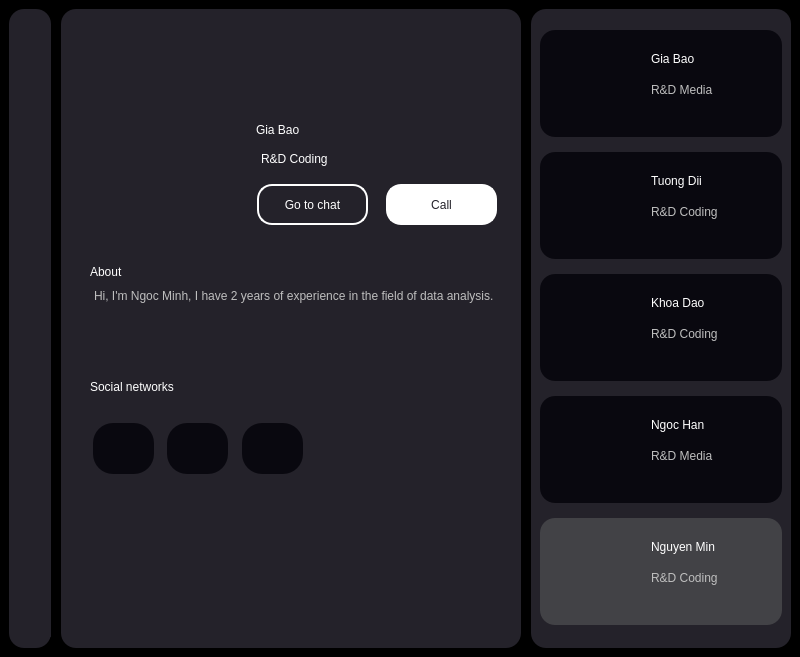
<?xml version="1.0" encoding="UTF-8"?>
<ui version="4.0">
 <class>MainWindow</class>
 <widget class="QMainWindow" name="MainWindow">
  <property name="geometry">
   <rect>
    <x>0</x>
    <y>0</y>
    <width>800</width>
    <height>657</height>
   </rect>
  </property>
  <property name="windowTitle">
   <string>MainWindow</string>
  </property>
  <widget class="QWidget" name="centralwidget">
   <property name="styleSheet">
    <string notr="true">background-color: black;</string>
   </property>
   <layout class="QHBoxLayout" name="horizontalLayout">
    <property name="spacing">
     <number>10</number>
    </property>
    <item>
     <widget class="QWidget" name="widget" native="true">
      <property name="minimumSize">
       <size>
        <width>42</width>
        <height>0</height>
       </size>
      </property>
      <property name="maximumSize">
       <size>
        <width>42</width>
        <height>16777215</height>
       </size>
      </property>
      <property name="styleSheet">
       <string notr="true">background-color: #24222A;
border-radius: 15px;</string>
      </property>
      <layout class="QVBoxLayout" name="verticalLayout">
       <item>
        <widget class="QWidget" name="widget_4" native="true">
         <widget class="QLabel" name="label_7">
          <property name="geometry">
           <rect>
            <x>0</x>
            <y>10</y>
            <width>20</width>
            <height>20</height>
           </rect>
          </property>
          <property name="text">
           <string/>
          </property>
          <property name="pixmap">
           <pixmap>img/icons8-home-30.png</pixmap>
          </property>
          <property name="scaledContents">
           <bool>true</bool>
          </property>
         </widget>
         <widget class="QLabel" name="label_8">
          <property name="geometry">
           <rect>
            <x>0</x>
            <y>40</y>
            <width>20</width>
            <height>20</height>
           </rect>
          </property>
          <property name="text">
           <string/>
          </property>
          <property name="pixmap">
           <pixmap>img/icons8-images-folder-48.png</pixmap>
          </property>
          <property name="scaledContents">
           <bool>true</bool>
          </property>
         </widget>
         <widget class="QLabel" name="label_9">
          <property name="geometry">
           <rect>
            <x>1</x>
            <y>70</y>
            <width>20</width>
            <height>20</height>
           </rect>
          </property>
          <property name="text">
           <string/>
          </property>
          <property name="pixmap">
           <pixmap>img/icons8-friends-48.png</pixmap>
          </property>
          <property name="scaledContents">
           <bool>true</bool>
          </property>
         </widget>
        </widget>
       </item>
       <item>
        <widget class="QWidget" name="widget_5" native="true">
         <property name="minimumSize">
          <size>
           <width>40</width>
           <height>40</height>
          </size>
         </property>
         <property name="maximumSize">
          <size>
           <width>40</width>
           <height>40</height>
          </size>
         </property>
         <widget class="QLabel" name="label_6">
          <property name="geometry">
           <rect>
            <x>2</x>
            <y>16</y>
            <width>20</width>
            <height>20</height>
           </rect>
          </property>
          <property name="text">
           <string/>
          </property>
          <property name="pixmap">
           <pixmap>img/icons8-qr-64.png</pixmap>
          </property>
          <property name="scaledContents">
           <bool>true</bool>
          </property>
         </widget>
        </widget>
       </item>
      </layout>
     </widget>
    </item>
    <item>
     <widget class="QWidget" name="widget_2" native="true">
      <property name="styleSheet">
       <string notr="true">background-color: #24222A;
border-radius: 15px;</string>
      </property>
      <layout class="QVBoxLayout" name="verticalLayout_3">
       <property name="leftMargin">
        <number>20</number>
       </property>
       <item>
        <widget class="QWidget" name="widget_6" native="true">
         <property name="minimumSize">
          <size>
           <width>0</width>
           <height>80</height>
          </size>
         </property>
         <property name="maximumSize">
          <size>
           <width>16777215</width>
           <height>80</height>
          </size>
         </property>
         <widget class="QPushButton" name="btn_back">
          <property name="geometry">
           <rect>
            <x>0</x>
            <y>19</y>
            <width>75</width>
            <height>24</height>
           </rect>
          </property>
          <property name="cursor">
           <cursorShape>PointingHandCursor</cursorShape>
          </property>
          <property name="text">
           <string/>
          </property>
          <property name="icon">
           <iconset>
            <normaloff>img/icons8-left-arrow-50.png</normaloff>img/icons8-left-arrow-50.png</iconset>
          </property>
          <property name="iconSize">
           <size>
            <width>30</width>
            <height>30</height>
           </size>
          </property>
         </widget>
        </widget>
       </item>
       <item>
        <widget class="QWidget" name="widget_7" native="true">
         <property name="minimumSize">
          <size>
           <width>0</width>
           <height>140</height>
          </size>
         </property>
         <property name="maximumSize">
          <size>
           <width>16777215</width>
           <height>140</height>
          </size>
         </property>
         <layout class="QHBoxLayout" name="horizontalLayout_2">
          <property name="topMargin">
           <number>0</number>
          </property>
          <property name="bottomMargin">
           <number>0</number>
          </property>
          <item>
           <widget class="QWidget" name="widget_11" native="true">
            <property name="minimumSize">
             <size>
              <width>160</width>
              <height>0</height>
             </size>
            </property>
            <property name="maximumSize">
             <size>
              <width>160</width>
              <height>16777215</height>
             </size>
            </property>
            <widget class="QLabel" name="label_60">
             <property name="geometry">
              <rect>
               <x>0</x>
               <y>-3</y>
               <width>130</width>
               <height>120</height>
              </rect>
             </property>
             <property name="text">
              <string/>
             </property>
             <property name="pixmap">
              <pixmap>img/Minh.png</pixmap>
             </property>
             <property name="scaledContents">
              <bool>true</bool>
             </property>
            </widget>
           </widget>
          </item>
          <item>
           <widget class="QWidget" name="widget_12" native="true">
            <widget class="QLabel" name="label_61">
             <property name="geometry">
              <rect>
               <x>0</x>
               <y>10</y>
               <width>111</width>
               <height>31</height>
              </rect>
             </property>
             <property name="styleSheet">
              <string notr="true">font: 700 16pt &quot;Arial&quot;;
color: #ffffff;</string>
             </property>
             <property name="text">
              <string>Gia Bao</string>
             </property>
            </widget>
            <widget class="QLabel" name="label_62">
             <property name="enabled">
              <bool>true</bool>
             </property>
             <property name="geometry">
              <rect>
               <x>5</x>
               <y>45</y>
               <width>91</width>
               <height>20</height>
              </rect>
             </property>
             <property name="styleSheet">
              <string notr="true">font: 700 10pt &quot;Arial&quot;;
color: #ffffff;
</string>
             </property>
             <property name="text">
              <string>R&amp;D Coding</string>
             </property>
            </widget>
            <widget class="QPushButton" name="pushButton">
             <property name="geometry">
              <rect>
               <x>1</x>
               <y>80</y>
               <width>111</width>
               <height>41</height>
              </rect>
             </property>
             <property name="styleSheet">
              <string notr="true">border: 2px solid #ffffff;
font: 12pt &quot;Arial&quot;;
color: #ffffff;</string>
             </property>
             <property name="text">
              <string>Go to chat</string>
             </property>
            </widget>
            <widget class="QPushButton" name="pushButton_2">
             <property name="geometry">
              <rect>
               <x>130</x>
               <y>80</y>
               <width>111</width>
               <height>41</height>
              </rect>
             </property>
             <property name="styleSheet">
              <string notr="true">border: 2px solid #ffffff;
background-color: #ffffff;
font: 12pt &quot;Arial&quot;;
color: #24222A;</string>
             </property>
             <property name="text">
              <string>Call</string>
             </property>
            </widget>
           </widget>
          </item>
         </layout>
        </widget>
       </item>
       <item>
        <widget class="QWidget" name="widget_10" native="true">
         <property name="minimumSize">
          <size>
           <width>0</width>
           <height>100</height>
          </size>
         </property>
         <property name="maximumSize">
          <size>
           <width>16777215</width>
           <height>100</height>
          </size>
         </property>
         <layout class="QVBoxLayout" name="verticalLayout_4">
          <property name="topMargin">
           <number>15</number>
          </property>
          <item>
           <widget class="QLabel" name="label_66">
            <property name="enabled">
             <bool>true</bool>
            </property>
            <property name="styleSheet">
             <string notr="true">font: 700 15pt &quot;Arial&quot;;
color: #ffffff;</string>
            </property>
            <property name="text">
             <string>About</string>
            </property>
           </widget>
          </item>
          <item>
           <widget class="QPlainTextEdit" name="plainTextEdit">
            <property name="enabled">
             <bool>false</bool>
            </property>
            <property name="plainText">
             <string>Hi, I'm Ngoc Minh, I have 2 years of experience in the field of data analysis.</string>
            </property>
           </widget>
          </item>
         </layout>
        </widget>
       </item>
       <item>
        <widget class="QWidget" name="widget_8" native="true">
         <property name="minimumSize">
          <size>
           <width>0</width>
           <height>130</height>
          </size>
         </property>
         <property name="maximumSize">
          <size>
           <width>16777215</width>
           <height>130</height>
          </size>
         </property>
         <layout class="QVBoxLayout" name="verticalLayout_5">
          <property name="spacing">
           <number>0</number>
          </property>
          <property name="topMargin">
           <number>0</number>
          </property>
          <item>
           <widget class="QLabel" name="label_67">
            <property name="enabled">
             <bool>true</bool>
            </property>
            <property name="styleSheet">
             <string notr="true">font: 700 15pt &quot;Arial&quot;;
color: #ffffff;</string>
            </property>
            <property name="text">
             <string>Social networks</string>
            </property>
           </widget>
          </item>
          <item>
           <widget class="QWidget" name="widget_13" native="true">
            <property name="layoutDirection">
             <enum>Qt::LeftToRight</enum>
            </property>
            <widget class="QGraphicsView" name="graphicsView_6">
             <property name="geometry">
              <rect>
               <x>77</x>
               <y>6</y>
               <width>61</width>
               <height>51</height>
              </rect>
             </property>
             <property name="minimumSize">
              <size>
               <width>61</width>
               <height>51</height>
              </size>
             </property>
             <property name="maximumSize">
              <size>
               <width>61</width>
               <height>51</height>
              </size>
             </property>
             <property name="styleSheet">
              <string notr="true">border-radius: 20px;
background-color: #09080F;</string>
             </property>
            </widget>
            <widget class="QGraphicsView" name="graphicsView_7">
             <property name="geometry">
              <rect>
               <x>152</x>
               <y>6</y>
               <width>61</width>
               <height>51</height>
              </rect>
             </property>
             <property name="minimumSize">
              <size>
               <width>61</width>
               <height>51</height>
              </size>
             </property>
             <property name="maximumSize">
              <size>
               <width>61</width>
               <height>51</height>
              </size>
             </property>
             <property name="styleSheet">
              <string notr="true">border-radius: 20px;
background-color: #09080F;</string>
             </property>
            </widget>
            <widget class="QGraphicsView" name="graphicsView_5">
             <property name="geometry">
              <rect>
               <x>3</x>
               <y>6</y>
               <width>61</width>
               <height>51</height>
              </rect>
             </property>
             <property name="minimumSize">
              <size>
               <width>61</width>
               <height>51</height>
              </size>
             </property>
             <property name="maximumSize">
              <size>
               <width>61</width>
               <height>51</height>
              </size>
             </property>
             <property name="styleSheet">
              <string notr="true">border-radius: 20px;
background-color: #09080F;</string>
             </property>
            </widget>
            <widget class="QLabel" name="label_2">
             <property name="geometry">
              <rect>
               <x>20</x>
               <y>18</y>
               <width>25</width>
               <height>25</height>
              </rect>
             </property>
             <property name="styleSheet">
              <string notr="true">background-color: #09080F;</string>
             </property>
             <property name="text">
              <string/>
             </property>
             <property name="pixmap">
              <pixmap>img/facebook.png</pixmap>
             </property>
             <property name="scaledContents">
              <bool>true</bool>
             </property>
            </widget>
            <widget class="QLabel" name="label_3">
             <property name="geometry">
              <rect>
               <x>95</x>
               <y>18</y>
               <width>25</width>
               <height>25</height>
              </rect>
             </property>
             <property name="styleSheet">
              <string notr="true">background-color: #09080F;</string>
             </property>
             <property name="text">
              <string/>
             </property>
             <property name="pixmap">
              <pixmap>img/instagram.png</pixmap>
             </property>
             <property name="scaledContents">
              <bool>true</bool>
             </property>
            </widget>
            <widget class="QLabel" name="label_4">
             <property name="geometry">
              <rect>
               <x>170</x>
               <y>19</y>
               <width>25</width>
               <height>25</height>
              </rect>
             </property>
             <property name="styleSheet">
              <string notr="true">background-color: #09080F;</string>
             </property>
             <property name="text">
              <string/>
             </property>
             <property name="pixmap">
              <pixmap>img/linkedin.png</pixmap>
             </property>
             <property name="scaledContents">
              <bool>true</bool>
             </property>
            </widget>
           </widget>
          </item>
         </layout>
        </widget>
       </item>
       <item>
        <widget class="QWidget" name="widget_9" native="true">
         <layout class="QHBoxLayout" name="horizontalLayout_3">
          <item>
           <widget class="QWidget" name="widget_14" native="true">
            <layout class="QVBoxLayout" name="verticalLayout_6">
             <property name="topMargin">
              <number>0</number>
             </property>
            </layout>
           </widget>
          </item>
          <item>
           <widget class="QWidget" name="widget_15" native="true">
            <property name="minimumSize">
             <size>
              <width>60</width>
              <height>0</height>
             </size>
            </property>
            <property name="maximumSize">
             <size>
              <width>60</width>
              <height>16777215</height>
             </size>
            </property>
           </widget>
          </item>
         </layout>
        </widget>
       </item>
      </layout>
     </widget>
    </item>
    <item>
     <widget class="QWidget" name="widget_3" native="true">
      <property name="minimumSize">
       <size>
        <width>260</width>
        <height>0</height>
       </size>
      </property>
      <property name="maximumSize">
       <size>
        <width>260</width>
        <height>16777215</height>
       </size>
      </property>
      <property name="styleSheet">
       <string notr="true">background-color: #24222A;
border-radius: 15px;</string>
      </property>
      <layout class="QVBoxLayout" name="verticalLayout_2">
       <property name="leftMargin">
        <number>9</number>
       </property>
       <property name="topMargin">
        <number>12</number>
       </property>
       <item>
        <widget class="QFrame" name="frame_11">
         <property name="maximumSize">
          <size>
           <width>16777215</width>
           <height>107</height>
          </size>
         </property>
         <property name="styleSheet">
          <string notr="true">background-color: #09080F;
border-radius: 15px;</string>
         </property>
         <property name="frameShape">
          <enum>QFrame::StyledPanel</enum>
         </property>
         <property name="frameShadow">
          <enum>QFrame::Raised</enum>
         </property>
         <widget class="QLabel" name="label_42">
          <property name="geometry">
           <rect>
            <x>8</x>
            <y>6</y>
            <width>100</width>
            <height>91</height>
           </rect>
          </property>
          <property name="text">
           <string/>
          </property>
          <property name="pixmap">
           <pixmap>img/bao (2).png</pixmap>
          </property>
          <property name="scaledContents">
           <bool>true</bool>
          </property>
         </widget>
         <widget class="QLabel" name="label_43">
          <property name="geometry">
           <rect>
            <x>111</x>
            <y>19</y>
            <width>91</width>
            <height>20</height>
           </rect>
          </property>
          <property name="styleSheet">
           <string notr="true">font: 700 12pt &quot;Arial&quot;;
color: #ffffff;</string>
          </property>
          <property name="text">
           <string>Gia Bao</string>
          </property>
         </widget>
         <widget class="QLabel" name="label_44">
          <property name="enabled">
           <bool>false</bool>
          </property>
          <property name="geometry">
           <rect>
            <x>111</x>
            <y>50</y>
            <width>91</width>
            <height>20</height>
           </rect>
          </property>
          <property name="styleSheet">
           <string notr="true">font: 700 10pt &quot;Arial&quot;;
</string>
          </property>
          <property name="text">
           <string>R&amp;D Media</string>
          </property>
         </widget>
        </widget>
       </item>
       <item>
        <widget class="QFrame" name="frame_14">
         <property name="maximumSize">
          <size>
           <width>16777215</width>
           <height>107</height>
          </size>
         </property>
         <property name="styleSheet">
          <string notr="true">background-color: #09080F;
border-radius: 15px;</string>
         </property>
         <property name="frameShape">
          <enum>QFrame::StyledPanel</enum>
         </property>
         <property name="frameShadow">
          <enum>QFrame::Raised</enum>
         </property>
         <widget class="QLabel" name="label_57">
          <property name="geometry">
           <rect>
            <x>8</x>
            <y>6</y>
            <width>100</width>
            <height>91</height>
           </rect>
          </property>
          <property name="text">
           <string/>
          </property>
          <property name="pixmap">
           <pixmap>img/TuongDii.png</pixmap>
          </property>
          <property name="scaledContents">
           <bool>true</bool>
          </property>
         </widget>
         <widget class="QLabel" name="label_58">
          <property name="geometry">
           <rect>
            <x>111</x>
            <y>19</y>
            <width>91</width>
            <height>20</height>
           </rect>
          </property>
          <property name="styleSheet">
           <string notr="true">font: 700 12pt &quot;Arial&quot;;
color: #ffffff;</string>
          </property>
          <property name="text">
           <string>Tuong Dii</string>
          </property>
         </widget>
         <widget class="QLabel" name="label_59">
          <property name="enabled">
           <bool>false</bool>
          </property>
          <property name="geometry">
           <rect>
            <x>111</x>
            <y>50</y>
            <width>91</width>
            <height>20</height>
           </rect>
          </property>
          <property name="styleSheet">
           <string notr="true">font: 700 10pt &quot;Arial&quot;;
</string>
          </property>
          <property name="text">
           <string>R&amp;D Coding</string>
          </property>
         </widget>
        </widget>
       </item>
       <item>
        <widget class="QFrame" name="frame_13">
         <property name="maximumSize">
          <size>
           <width>16777215</width>
           <height>107</height>
          </size>
         </property>
         <property name="styleSheet">
          <string notr="true">background-color: #09080F;
border-radius: 15px;</string>
         </property>
         <property name="frameShape">
          <enum>QFrame::StyledPanel</enum>
         </property>
         <property name="frameShadow">
          <enum>QFrame::Raised</enum>
         </property>
         <widget class="QLabel" name="label_54">
          <property name="geometry">
           <rect>
            <x>8</x>
            <y>6</y>
            <width>100</width>
            <height>91</height>
           </rect>
          </property>
          <property name="text">
           <string/>
          </property>
          <property name="pixmap">
           <pixmap>img/khoa.png</pixmap>
          </property>
          <property name="scaledContents">
           <bool>true</bool>
          </property>
         </widget>
         <widget class="QLabel" name="label_55">
          <property name="geometry">
           <rect>
            <x>111</x>
            <y>19</y>
            <width>91</width>
            <height>20</height>
           </rect>
          </property>
          <property name="styleSheet">
           <string notr="true">font: 700 12pt &quot;Arial&quot;;
color: #ffffff;</string>
          </property>
          <property name="text">
           <string>Khoa Dao</string>
          </property>
         </widget>
         <widget class="QLabel" name="label_56">
          <property name="enabled">
           <bool>false</bool>
          </property>
          <property name="geometry">
           <rect>
            <x>111</x>
            <y>50</y>
            <width>91</width>
            <height>20</height>
           </rect>
          </property>
          <property name="styleSheet">
           <string notr="true">font: 700 10pt &quot;Arial&quot;;
</string>
          </property>
          <property name="text">
           <string>R&amp;D Coding</string>
          </property>
         </widget>
        </widget>
       </item>
       <item>
        <widget class="QFrame" name="frame_16">
         <property name="maximumSize">
          <size>
           <width>16777215</width>
           <height>107</height>
          </size>
         </property>
         <property name="styleSheet">
          <string notr="true">background-color: #09080F;
border-radius: 15px;</string>
         </property>
         <property name="frameShape">
          <enum>QFrame::StyledPanel</enum>
         </property>
         <property name="frameShadow">
          <enum>QFrame::Raised</enum>
         </property>
         <widget class="QLabel" name="label_63">
          <property name="geometry">
           <rect>
            <x>8</x>
            <y>6</y>
            <width>100</width>
            <height>91</height>
           </rect>
          </property>
          <property name="text">
           <string/>
          </property>
          <property name="pixmap">
           <pixmap>img/chiHan.png</pixmap>
          </property>
          <property name="scaledContents">
           <bool>true</bool>
          </property>
         </widget>
         <widget class="QLabel" name="label_64">
          <property name="geometry">
           <rect>
            <x>111</x>
            <y>19</y>
            <width>91</width>
            <height>20</height>
           </rect>
          </property>
          <property name="styleSheet">
           <string notr="true">font: 700 12pt &quot;Arial&quot;;
color: #ffffff;</string>
          </property>
          <property name="text">
           <string>Ngoc Han</string>
          </property>
         </widget>
         <widget class="QLabel" name="label_65">
          <property name="enabled">
           <bool>false</bool>
          </property>
          <property name="geometry">
           <rect>
            <x>111</x>
            <y>50</y>
            <width>91</width>
            <height>20</height>
           </rect>
          </property>
          <property name="styleSheet">
           <string notr="true">font: 700 10pt &quot;Arial&quot;;
</string>
          </property>
          <property name="text">
           <string>R&amp;D Media</string>
          </property>
         </widget>
        </widget>
       </item>
       <item>
        <widget class="QFrame" name="frame_12">
         <property name="minimumSize">
          <size>
           <width>0</width>
           <height>107</height>
          </size>
         </property>
         <property name="maximumSize">
          <size>
           <width>16777215</width>
           <height>107</height>
          </size>
         </property>
         <property name="styleSheet">
          <string notr="true">background-color: #424246;
border-radius: 15px;</string>
         </property>
         <property name="frameShape">
          <enum>QFrame::StyledPanel</enum>
         </property>
         <property name="frameShadow">
          <enum>QFrame::Raised</enum>
         </property>
         <widget class="QLabel" name="label_45">
          <property name="geometry">
           <rect>
            <x>8</x>
            <y>6</y>
            <width>100</width>
            <height>91</height>
           </rect>
          </property>
          <property name="text">
           <string/>
          </property>
          <property name="pixmap">
           <pixmap>img/Minh.png</pixmap>
          </property>
          <property name="scaledContents">
           <bool>true</bool>
          </property>
         </widget>
         <widget class="QLabel" name="label_46">
          <property name="geometry">
           <rect>
            <x>111</x>
            <y>19</y>
            <width>91</width>
            <height>20</height>
           </rect>
          </property>
          <property name="styleSheet">
           <string notr="true">font: 700 12pt &quot;Arial&quot;;
color: #ffffff;</string>
          </property>
          <property name="text">
           <string>Nguyen Min</string>
          </property>
         </widget>
         <widget class="QLabel" name="label_47">
          <property name="enabled">
           <bool>false</bool>
          </property>
          <property name="geometry">
           <rect>
            <x>111</x>
            <y>50</y>
            <width>91</width>
            <height>20</height>
           </rect>
          </property>
          <property name="styleSheet">
           <string notr="true">font: 700 10pt &quot;Arial&quot;;
</string>
          </property>
          <property name="text">
           <string>R&amp;D Coding</string>
          </property>
         </widget>
        </widget>
       </item>
      </layout>
     </widget>
    </item>
   </layout>
  </widget>
 </widget>
 <resources/>
 <connections/>
</ui>
